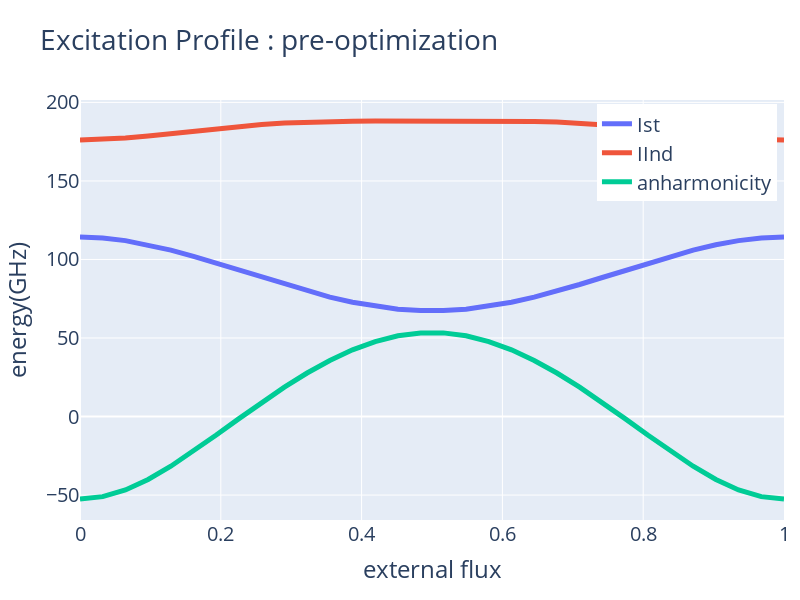

The code cell stored with this chart in its notebook:
### Code cell
plotCompare(flux_range,{'Ist':pre_Ex[0],'IInd':pre_Ex[1],'anharmonicity':pre_Ex[1]-2*pre_Ex[0]},
            'Excitation Profile : pre-optimization','external flux','energy(GHz)',export='pdf',size=(600,800))
